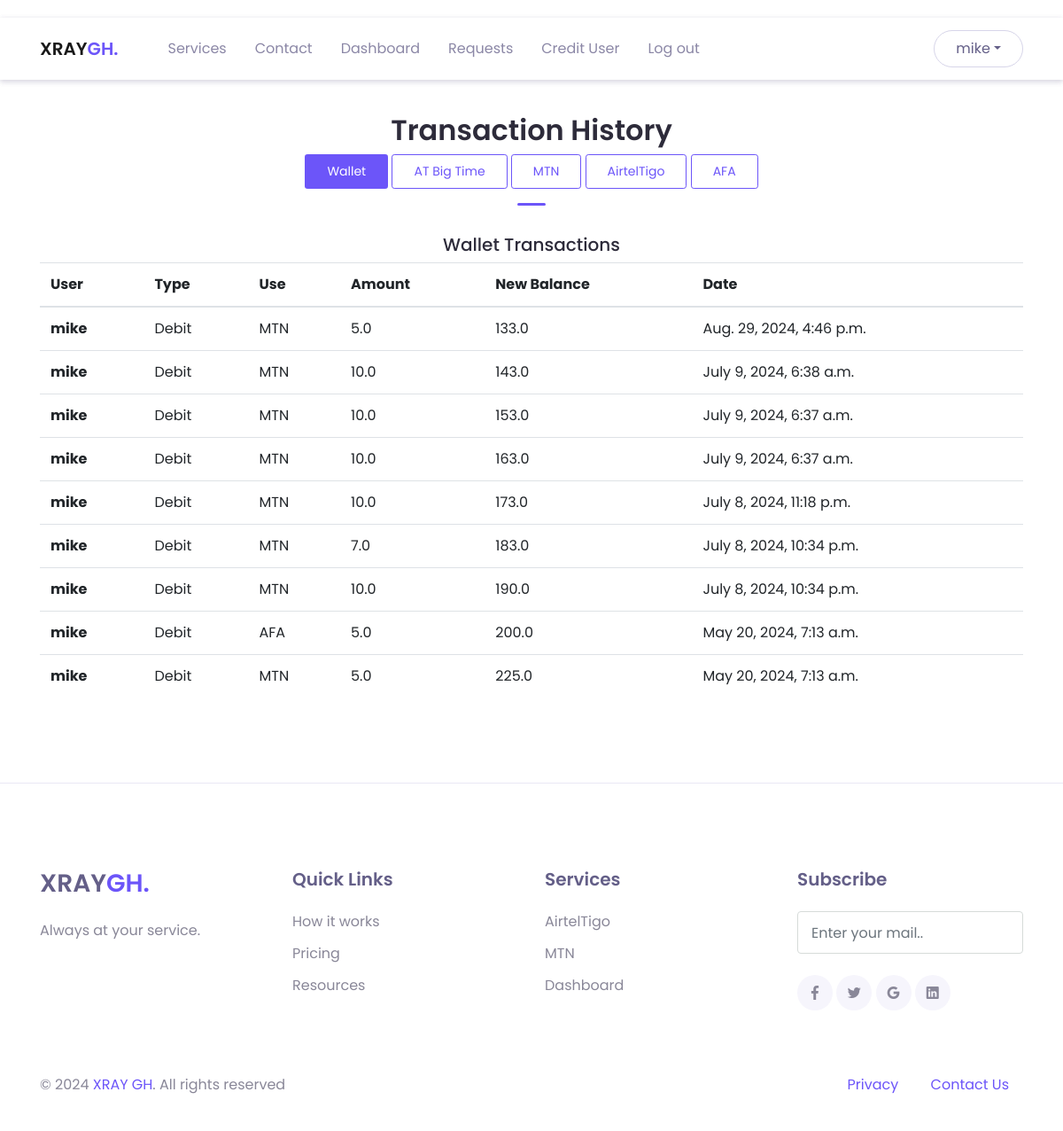
The page /history/wallet (signed in) on the database its author committed.
### intel_app/models.py (models this page shows)
class CustomUser(AbstractUser):
    first_name = models.CharField(max_length=100, null=False, blank=False)
    last_name = models.CharField(max_length=100, null=False, blank=False)
    username = models.CharField(max_length=100, null=False, blank=False, unique=True)
    email = models.EmailField(max_length=250, null=False, blank=False)
    phone = models.PositiveIntegerField(null=True, blank=True)
    wallet = models.FloatField(null=True, blank=True, default=0.0)
    choices = (
        ("User", "User"),
        ("Agent", "Agent"),
        ("Super Agent", "Super Agent")
    )
    status = models.CharField(max_length=250, null=False, blank=False, choices=choices, default="User")
    password1 = models.CharField(max_length=100, null=False, blank=False)
    password2 = models.CharField(max_length=100, null=False, blank=False)
    def __str__(self):
        return self.username

class WalletTransaction(models.Model):
    user = models.ForeignKey(CustomUser, on_delete=models.CASCADE)
    choices = (
        ("Debit", "Debit"),
        ("Credit", "Credit"),
    )
    transaction_type = models.CharField(max_length=250, null=True, blank=True, choices=choices)
    transaction_date = models.DateTimeField(auto_now_add=True)
    transaction_use = models.CharField(max_length=250, null=True, blank=True)
    transaction_amount = models.FloatField(null=False)
    new_balance = models.FloatField(null=True)

### intel_app/views.py (the view)
# urls.py: path('history/wallet', views.wallet_history, name='wallet_history'),
@login_required(login_url='login')
def wallet_history(request):
    user_wallet_transactions = models.WalletTransaction.objects.filter(user=request.user).order_by(
        'transaction_date').reverse()[:1000]
    header = "Wallet Transactions"
    net = "wallet"
    context = {'txns': user_wallet_transactions, "header": header, "net": net}
    return render(request, "layouts/wallet_history.html", context=context)

### intel_app/templates/layouts/wallet_history.html (shortened to what this page needs)
{% extends 'base.html' %}
  {% block content %}
  {% include 'inc/header.html' %}
  <header>
    {% include 'inc/header.html' %}
  </header>
  <main>
    <div class="page-section mt-5" id="services">
      <div class="container">
            <div class="text-center">
                <h2 class="title-section">Transaction History</h2>
                {% if net == "tigo" %}
                <div>
                    <a href="{% url 'history' %}" class="btn btn-sm btn-primary">AirtelTigo</a>
                    <a href ="{% url 'mtn-history' %}" class="btn btn-sm btn-outline-primary">MTN</a>
                    <a href ="{% url 'bt-history' %}" class="btn btn-sm btn-outline-primary">AT Big Time</a>
                     <a href ="{% url 'afa-history' %}" class="btn btn-sm btn-outline-primary">AFA</a>
                    <a href ="{% url 'wallet_history' %}" class="btn btn-sm btn-outline-primary">Wallet</a>
                </div>
                {% elif net == "wallet" %}
                <div>
                    <a href ="{% url 'wallet_history' %}" class="btn btn-sm btn-primary">Wallet</a>
                    <a href="{% url 'bt-history' %}" class="btn btn-sm btn-outline-primary">AT Big Time</a>
                    <a href ="{% url 'mtn-history' %}" class="btn btn-sm btn-outline-primary">MTN</a>
                    <a href="{% url 'history' %}" class="btn btn-sm btn-outline-primary">AirtelTigo</a>
                     <a href ="{% url 'afa-history' %}" class="btn btn-sm btn-outline-primary">AFA</a>
                </div>
                {% endif %}
                <div class="divider mx-auto"></div>
                <h5>{{header}}</h5>
            </div>
            <div class="table-responsive">
                <table id="myTable" class="table">
                    <thead>
                    <tr>
                        <th scope="col">User</th>
                        <th scope="col">Type</th>
                        <th scope="col">Use</th>
                        <th scope="col">Amount</th>
                        <th scope="col">New Balance</th>
                        <th scope="col">Date</th>
                    </tr>
                    </thead>
                    <tbody>
                    {% for txn in txns %}
                        <tr>
                            <th scope="row">{{txn.user}}</th>
                            <td>{{txn.transaction_type}}</td>
                            <td>{{txn.transaction_use}}</td>
                            <td>{{txn.transaction_amount}}</td>
                            <td>{{txn.new_balance}}</td>
                            <td>{{txn.transaction_date}}</td>
                        </tr>
                    {% endfor %}
                    </tbody>
                </table>
            </div>
      </div>
  </div>
  </main>
  {% include 'inc/footer.html' %}
{% endblock %}

### intel_app/templates/inc/header.html (shortened to what this page needs)
  <nav class="navbar navbar-expand-lg navbar-light navbar-float">
    <div class="container">
      <a href="{% url 'home' %}" class="navbar-brand">XRAY<span class="text-primary">GH.</span></a>
      <div class="navbar-collapse collapse" id="navbarContent">
        <ul class="navbar-nav ml-lg-4 pt-3 pt-lg-0">
          <li class="nav-item">
            <a href="{% url 'services' %}" class="nav-link">Services</a>
          </li>
          <li class="nav-item">
            <a href="mailto:xraycustomercare@gmail.com" class="nav-link">Contact</a>
          </li>
          {% if request.user.is_authenticated %}
          <li class="nav-item">
            <a href="{% url 'history' %}" class="nav-link">Dashboard</a>
          </li>
          {% if request.user.is_superuser %}
          <li class="nav-item">
            <a href="{% url 'topup_list' %}" class="nav-link">Requests</a>
          </li>
          <li class="nav-item">
            <a href="{% url 'credit_user' %}" class="nav-link">Credit User</a>
          </li>
          {% endif %}
          <li class="nav-item">
            <a href="{% url 'logout' %}" class="nav-link">Log out</a>
          </li>
          {% endif %}
        </ul>
        {% if request.user.is_authenticated %}
        <div class="ml-auto">
          <div class="dropdown">
          <button href="#" class="btn btn-outline rounded-pill dropdown-toggle" data-toggle="dropdown" aria-expanded="false">{{request.user}}</button>
          </div>
        </div>
        {% endif %}
      </div>
    </div>
  </nav>

### intel_app/static/assets/css/theme.css (style rules this page uses)
:root { --primary: #6C55F9; --accent: #FF3D85; --secondary: #645F88; --success: #35bb78; --info: #05B4E1; --warning: #FAC14D; --danger: #FF4943; --grey: #B4B2C5; --dark: #2D2B3A; --light: #F6F5FC; }
body { font-family: "Poppins", sans-serif; line-height: 1.5; color: #2D2B3A; }
a { color: #6C55F9; text-decoration: none; background-color: transparent; }
.text-primary { color: #6C55F9 !important; }
.btn { transition: all .2s ease; }
.btn-primary { color: #fff; background-color: #6C55F9; border-color: transparent; }
.btn-outline { border-color: #D7D5E9; color: #645F88; }
.btn-outline-primary { color: #6C55F9; border-color: #6C55F9; }
.btn { padding: 8px 24px; }
.navbar { min-height: 70px; z-index: 1000; }
.navbar-float { position: absolute; top: 20px; left: 0; width: 100%; background-color: #fff; box-shadow: 0 2px 6px rgba(100, 95, 136, 0.15); z-index: 1070; }
.navbar-brand { font-weight: 600; padding-top: 10px; padding-bottom: 10px; }
.navbar-nav { margin-top: 10px; border-top: 1px solid #e4e7ee; flex-shrink: 0; }
.navbar-nav .nav-link { transition: all .2s ease; }
.navbar-light .navbar-nav .nav-link { color: rgba(100, 95, 136, 0.75); }
@media (min-width: 992px) { .navbar-expand-lg .navbar-nav { margin-top: 0; border-top: none; } }
@media (min-width: 992px) { .navbar-expand-lg .navbar-nav .nav-link { padding-right: 16px; padding-left: 16px; } }
@media (min-width: 992px) { .navbar-expand-lg .navbar-nav { align-items: center; } }
.page-section { position: relative; padding-top: 80px; padding-bottom: 80px; background-color: #fff; overflow: hidden; }
.title-section { max-width: 450px; color: #2D2B3A; font-weight: 600; }
.text-center .title-section { margin-left: auto; margin-right: auto; }
.divider { display: block; margin-top: 16px; margin-bottom: 32px; width: 32px; height: 3px; border-radius: 40px; background-color: #6C55F9; }

### rows shown on the page
CustomUser: user "mike"
WalletTransaction: user "mike", transaction_type "Debit", transaction_use "MTN", transaction_amount "5.0", new_balance "133.0", transaction_date "Aug. 29, 2024, 4:46 p.m."
WalletTransaction: user "mike", transaction_type "Debit", transaction_use "MTN", transaction_amount "10.0", new_balance "143.0", transaction_date "July 9, 2024, 6:38 a.m."
WalletTransaction: user "mike", transaction_type "Debit", transaction_use "MTN", transaction_amount "10.0", new_balance "153.0", transaction_date "July 9, 2024, 6:37 a.m."
WalletTransaction: user "mike", transaction_type "Debit", transaction_use "MTN", transaction_amount "10.0", new_balance "163.0", transaction_date "July 9, 2024, 6:37 a.m."
WalletTransaction: user "mike", transaction_type "Debit", transaction_use "MTN", transaction_amount "10.0", new_balance "173.0", transaction_date "July 8, 2024, 11:18 p.m."
WalletTransaction: user "mike", transaction_type "Debit", transaction_use "MTN", transaction_amount "7.0", new_balance "183.0", transaction_date "July 8, 2024, 10:34 p.m."
WalletTransaction: user "mike", transaction_type "Debit", transaction_use "MTN", transaction_amount "10.0", new_balance "190.0", transaction_date "July 8, 2024, 10:34 p.m."
WalletTransaction: user "mike", transaction_type "Debit", transaction_use "AFA", transaction_amount "5.0", new_balance "200.0", transaction_date "May 20, 2024, 7:13 a.m."
WalletTransaction: user "mike", transaction_type "Debit", transaction_use "MTN", transaction_amount "5.0", new_balance "225.0", transaction_date "May 20, 2024, 7:13 a.m."

### other values the page prints
{{ header }} "Wallet Transactions"
